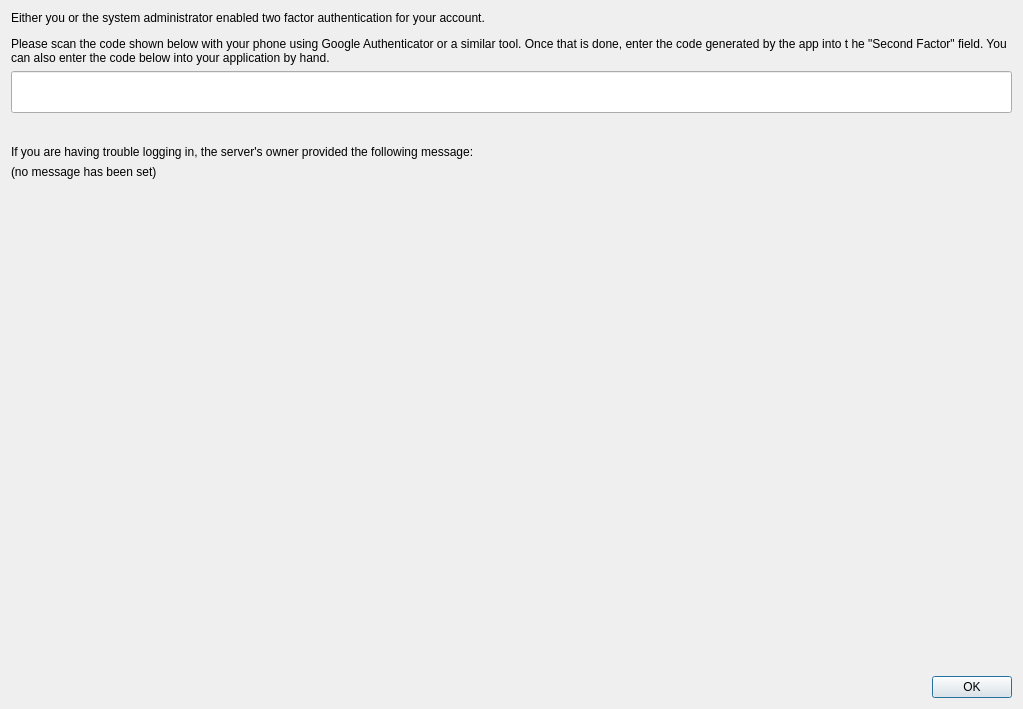
<?xml version="1.0" encoding="UTF-8"?>
<ui version="4.0">
 <class>TotpEnrollment</class>
 <widget class="QDialog" name="TotpEnrollment">
  <property name="geometry">
   <rect>
    <x>0</x>
    <y>0</y>
    <width>1023</width>
    <height>709</height>
   </rect>
  </property>
  <property name="windowTitle">
   <string>Two factor authentication is required</string>
  </property>
  <layout class="QVBoxLayout" name="verticalLayout">
   <item>
    <layout class="QVBoxLayout" name="verticalLayout_2">
     <item>
      <widget class="QLabel" name="titleLabel">
       <property name="text">
        <string>&lt;html&gt;&lt;head/&gt;&lt;body&gt;&lt;p&gt;Either you or the system administrator enabled two factor authentication for your account.&lt;/p&gt;&lt;p&gt;Please scan the code shown below with your phone using Google Authenticator or a similar tool. Once that is done, enter the code generated by the app into t he &amp;quot;Second Factor&amp;quot; field. You can also enter the code below into your application by hand.&lt;/p&gt;&lt;/body&gt;&lt;/html&gt;</string>
       </property>
       <property name="wordWrap">
        <bool>true</bool>
       </property>
      </widget>
     </item>
     <item>
      <widget class="QLineEdit" name="totpSecret">
       <property name="font">
        <font>
         <family>Courier 10 Pitch</family>
         <pointsize>18</pointsize>
        </font>
       </property>
       <property name="readOnly">
        <bool>true</bool>
       </property>
      </widget>
     </item>
     <item>
      <widget class="QFrame" name="frame">
       <property name="frameShape">
        <enum>QFrame::StyledPanel</enum>
       </property>
       <property name="frameShadow">
        <enum>QFrame::Raised</enum>
       </property>
      </widget>
     </item>
     <item>
      <layout class="QVBoxLayout" name="verticalLayout_3">
       <item>
        <spacer name="verticalSpacer">
         <property name="orientation">
          <enum>Qt::Vertical</enum>
         </property>
         <property name="sizeType">
          <enum>QSizePolicy::Fixed</enum>
         </property>
         <property name="sizeHint" stdset="0">
          <size>
           <width>20</width>
           <height>20</height>
          </size>
         </property>
        </spacer>
       </item>
       <item>
        <widget class="QLabel" name="supportLabel">
         <property name="text">
          <string>&lt;html&gt;&lt;head/&gt;&lt;body&gt;&lt;p&gt;If you are having trouble logging in, the server's owner provided the following message:&lt;/p&gt;&lt;/body&gt;&lt;/html&gt;</string>
         </property>
         <property name="wordWrap">
          <bool>true</bool>
         </property>
        </widget>
       </item>
       <item>
        <widget class="QLabel" name="adminMessageLabel">
         <property name="text">
          <string>(no message has been set)</string>
         </property>
         <property name="wordWrap">
          <bool>true</bool>
         </property>
        </widget>
       </item>
      </layout>
     </item>
     <item>
      <widget class="QLabel" name="qrCodeLabel">
       <property name="sizePolicy">
        <sizepolicy hsizetype="Expanding" vsizetype="Expanding">
         <horstretch>0</horstretch>
         <verstretch>0</verstretch>
        </sizepolicy>
       </property>
       <property name="text">
        <string/>
       </property>
       <property name="scaledContents">
        <bool>false</bool>
       </property>
      </widget>
     </item>
    </layout>
   </item>
   <item>
    <widget class="QDialogButtonBox" name="buttonBox">
     <property name="orientation">
      <enum>Qt::Horizontal</enum>
     </property>
     <property name="standardButtons">
      <set>QDialogButtonBox::Ok</set>
     </property>
    </widget>
   </item>
  </layout>
 </widget>
 <resources/>
 <connections>
  <connection>
   <sender>buttonBox</sender>
   <signal>accepted()</signal>
   <receiver>TotpEnrollment</receiver>
   <slot>accept()</slot>
   <hints>
    <hint type="sourcelabel">
     <x>248</x>
     <y>254</y>
    </hint>
    <hint type="destinationlabel">
     <x>157</x>
     <y>274</y>
    </hint>
   </hints>
  </connection>
  <connection>
   <sender>buttonBox</sender>
   <signal>rejected()</signal>
   <receiver>TotpEnrollment</receiver>
   <slot>reject()</slot>
   <hints>
    <hint type="sourcelabel">
     <x>316</x>
     <y>260</y>
    </hint>
    <hint type="destinationlabel">
     <x>286</x>
     <y>274</y>
    </hint>
   </hints>
  </connection>
 </connections>
</ui>
